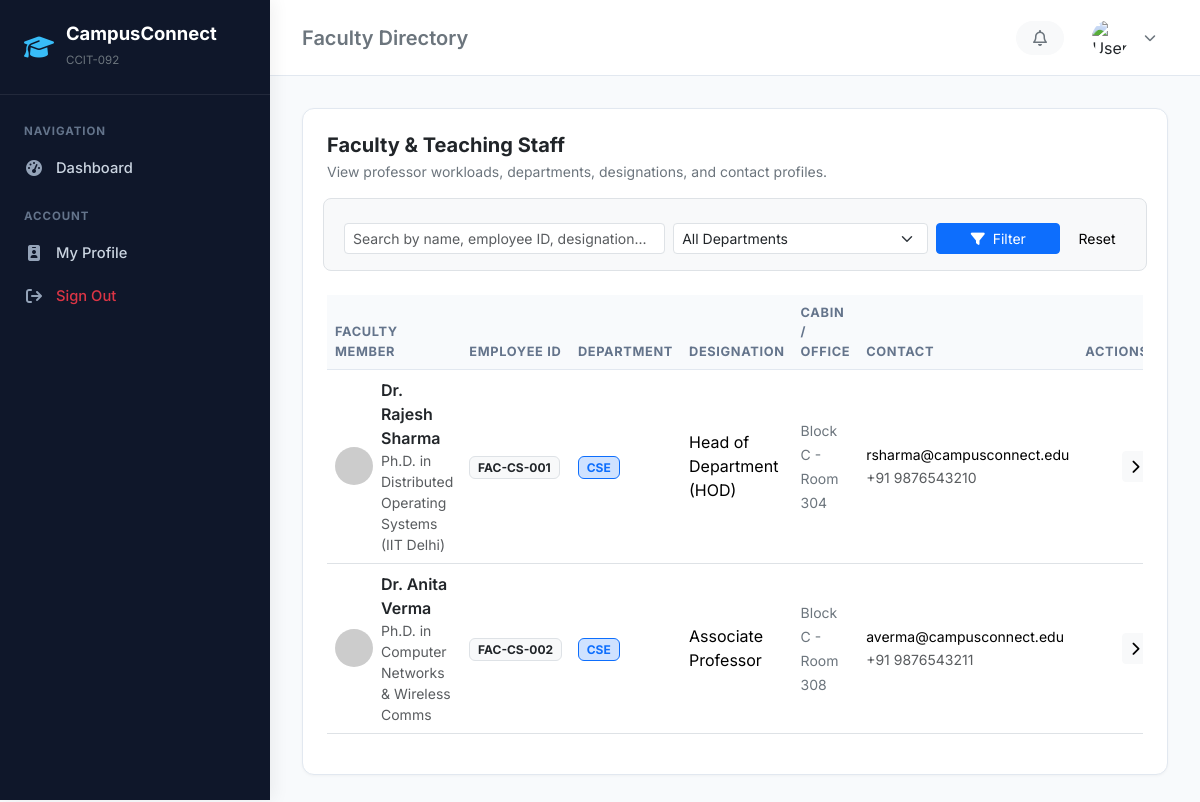
The app's page /faculty/ with its own data.
### faculty/models.py (models this page shows, shortened)
class Faculty(models.Model):
    DESIGNATION_CHOICES = [
        ('PROFESSOR', 'Professor'),
        ('ASSOC_PROF', 'Associate Professor'),
        ('ASST_PROF', 'Assistant Professor'),
        ('HOD', 'Head of Department (HOD)'),
        ('LECTURER', 'Lecturer / Adjunct Faculty'),
    ]
    user = models.OneToOneField(settings.AUTH_USER_MODEL, on_delete=models.CASCADE, related_name='faculty_profile')
    employee_id = models.CharField(max_length=30, unique=True)
    department = models.ForeignKey(Department, on_delete=models.CASCADE, related_name='faculty_members')
    designation = models.CharField(max_length=30, choices=DESIGNATION_CHOICES, default='ASST_PROF')
    qualification = models.CharField(max_length=150, default='Ph.D. / M.Tech')
    joining_date = models.DateField(null=True, blank=True)
    cabin_number = models.CharField(max_length=50, blank=True, null=True)
    emergency_contact = models.CharField(max_length=20, blank=True, null=True)
    is_active = models.BooleanField(default=True)
    class Meta:
        verbose_name_plural = "Faculty Members"
        ordering = ['department', 'employee_id']
    @property
    def full_name(self):
        return self.user.get_full_name() or self.user.username
    @property
    def email(self):
        return self.user.email
    @property
    def phone(self):
        return self.user.phone

### accounts/models.py (models this page shows, shortened)
class CustomUser(AbstractUser):
    ROLE_ADMIN = 'ADMIN'
    ROLE_FACULTY = 'FACULTY'
    ROLE_STUDENT = 'STUDENT'
    ROLE_CHOICES = [
        (ROLE_ADMIN, 'Administrator'),
        (ROLE_FACULTY, 'Faculty / Professor'),
        (ROLE_STUDENT, 'Student'),
    ]
    role = models.CharField(max_length=20, choices=ROLE_CHOICES, default=ROLE_STUDENT)
    phone = models.CharField(max_length=15, blank=True, null=True)
    profile_picture = models.ImageField(upload_to='profiles/', blank=True, null=True)
    address = models.TextField(blank=True, null=True)
    date_of_birth = models.DateField(blank=True, null=True)
    @property
    def avatar_url(self):
        if self.profile_picture and hasattr(self.profile_picture, 'url'):
            return self.profile_picture.url
        return f"https://ui-avatars.com/api/?name={self.username}&background=4f46e5&color=fff&size=128"

### academics/models.py (models this page shows, shortened)
class Department(models.Model):
    name = models.CharField(max_length=150, unique=True)
    code = models.CharField(max_length=20, unique=True)
    description = models.TextField(blank=True, null=True)
    established_year = models.PositiveIntegerField(default=2000)
    class Meta:
        ordering = ['code']

### faculty/views.py (the view, shortened to what this page needs)
# urls.py: path('', views.FacultyListView.as_view(), name='faculty_list'),
class FacultyListView(ListView):
    model = Faculty
    template_name = 'faculty/faculty_list.html'
    context_object_name = 'faculty_list'
    paginate_by = 25
    def get_queryset(self):
        qs = Faculty.objects.select_related('user', 'department')
        dept_id = self.request.GET.get('department')
        q = self.request.GET.get('q', '').strip()
        if dept_id:
            qs = qs.filter(department_id=dept_id)
        return qs
    def get_context_data(self, **kwargs):
        ctx = super().get_context_data(**kwargs)
        ctx['departments'] = Department.objects.all()
        ctx['selected_dept'] = self.request.GET.get('department', '')
        ctx['search_query'] = self.request.GET.get('q', '')
        return ctx

### accounts/context_processors.py (called while the page is built, shortened)
def user_role_context(request):
    context = {
        'COLLEGE_NAME': getattr(settings, 'COLLEGE_NAME', 'CampusConnect Institute of Technology'),
        'COLLEGE_CODE': getattr(settings, 'COLLEGE_CODE', 'CCIT-092'),
        'user_role': 'GUEST',
        'is_admin': False,
        'is_faculty': False,
        'is_student': False,
        'unread_notices_count': 0,
    }
    return context

### templates/faculty/faculty_list.html (shortened to what this page needs)
{% extends 'base.html' %}
{% block page_heading %}Faculty Directory{% endblock %}
{% block content %}
<div class="card p-4">
    <div class="d-flex flex-wrap justify-content-between align-items-center gap-3 mb-4">
        <div>
            <h5 class="fw-bold mb-1">Faculty & Teaching Staff</h5>
            <p class="text-secondary small mb-0">View professor workloads, departments, designations, and contact profiles.</p>
        </div>
    </div>
    <form method="get" class="row g-2 mb-4 bg-light p-3 rounded-3 border">
        <div class="col-md-5">
            <input type="text" name="q" class="form-control form-control-sm" placeholder="Search by name, employee ID, designation..." value="{{ search_query }}">
        </div>
        <div class="col-md-4">
            <select name="department" class="form-select form-select-sm">
                <option value="">All Departments</option>
            </select>
        </div>
        <div class="col-md-2">
            <button type="submit" class="btn btn-sm btn-primary w-100"><i class="fa-solid fa-filter me-1"></i> Filter</button>
        </div>
        <div class="col-md-1">
            <a href="{% url 'faculty_list' %}" class="btn btn-sm btn-light w-100">Reset</a>
        </div>
    </form>
    <div class="table-responsive">
        <table class="table table-hover align-middle">
            <thead>
                <tr>
                    <th>Faculty Member</th>
                    <th>Employee ID</th>
                    <th>Department</th>
                    <th>Designation</th>
                    <th>Cabin / Office</th>
                    <th>Contact</th>
                    <th class="text-end">Actions</th>
                </tr>
            </thead>
            <tbody>
                {% for fac in faculty_list %}
                    <tr>
                        <td>
                            <div class="d-flex align-items-center gap-2">
                                <img src="{{ fac.user.avatar_url }}" class="rounded-circle" width="38" height="38" alt="Avatar">
                                <div>
                                    <a href="{% url 'faculty_detail' fac.id %}" class="fw-semibold text-dark text-decoration-none">
                                        {{ fac.full_name }}
                                    </a>
                                    <small class="text-muted d-block">{{ fac.qualification }}</small>
                                </div>
                            </div>
                        </td>
                        <td><span class="badge bg-light text-dark border">{{ fac.employee_id }}</span></td>
                        <td><span class="badge bg-primary-subtle text-primary border border-primary">{{ fac.department.code }}</span></td>
                        <td>{{ fac.get_designation_display }}</td>
                        <td><small class="text-secondary">{{ fac.cabin_number|default:"-" }}</small></td>
                        <td>
                            <div class="small">{{ fac.email }}</div>
                            <small class="text-muted">{{ fac.phone|default:"-" }}</small>
                        </td>
                        <td class="text-end">
                            <a href="{% url 'faculty_detail' fac.id %}" class="btn btn-sm btn-light" title="View details & workload">
                                <i class="fa-solid fa-chevron-right"></i>
                            </a>
                        </td>
                    </tr>
                {% empty %}
                    <tr>
                        <td colspan="7" class="text-center py-4 text-muted">No faculty members found matching your search.</td>
                    </tr>
                {% endfor %}
            </tbody>
        </table>
    </div>
</div>
{% endblock %}

### templates/base.html (style rules this page uses)
:root { --brand-primary: #1e3a8a; --brand-secondary: #3b82f6; --brand-accent: #0ea5e9; --bg-canvas: #f8fafc; --sidebar-bg: #0f172a; --sidebar-hover: #1e293b; --card-border: #e2e8f0; }
body { font-family: 'Inter', -apple-system, BlinkMacSystemFont, sans-serif; background-color: var(--bg-canvas); color: #1e293b; min-height: 100vh; }
.card { border: 1px solid var(--card-border); border-radius: 12px; box-shadow: 0 1px 3px rgba(0,0,0,0.04); background-color: #fff; }
.table thead th { font-size: 0.8rem; text-transform: uppercase; letter-spacing: 0.05em; color: #64748b; background-color: #f8fafc; border-bottom: 1px solid var(--card-border); }

### records on screen
Faculty: full_name "Dr. Rajesh Sharma", qualification "Ph.D. in Distributed Operating Systems (IIT Delhi)", employee_id "FAC-CS-001", department.code "CSE", designation "Head of Department (HOD)", cabin_number "Block C - Room 304", email "rsharma@campusconnect.edu", phone "+91 9876543210"
Faculty: full_name "Dr. Anita Verma", qualification "Ph.D. in Computer Networks & Wireless Comms", employee_id "FAC-CS-002", department.code "CSE", designation "Associate Professor", cabin_number "Block C - Room 308", email "averma@campusconnect.edu", phone "+91 9876543211"

### other values on screen
{{ COLLEGE_CODE }} "CCIT-092"
